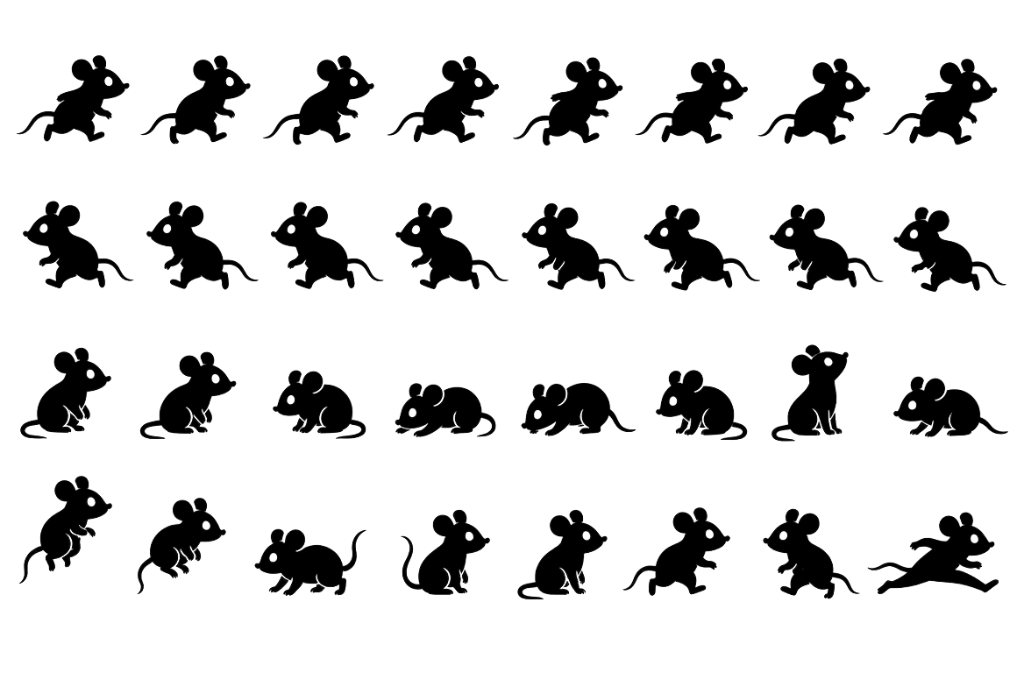
#> input picture assets/mouse/inbetween-sheet.png, 1024 x 687 px; its folder holds 3 pictures in this run
$ python slice-inbetween-sheet.py
#> lines starting #> are read from the running program, lines starting #| are printed output that depends on the picture
#!/usr/bin/env python3
"""Slice the drawn 8x4 inbetween sheet into normalized 178x155 PNGs.

Rerun from the repo root:
  scripts/.venv-slice/bin/python scripts/slice-inbetween-sheet.py
"""

from __future__ import annotations

from pathlib import Path

from PIL import Image, ImageDraw

ROOT = Path(__file__).resolve().parents[1]
SHEET = ROOT / "assets" / "mouse" / "inbetween-sheet.png"
FRAMES = ROOT / "public" / "mouse" / "frames"
CONTACT = ROOT / "assets" / "mouse" / "inbetween-contact.png"

OUT_W, OUT_H = 178, 155
FOOT_Y = 144  # last opaque row, matches existing clips
MIN_CELL_W = 50
ROW_MIN = 40
COL_MIN = 8
ALPHA_ON = 16

ROW_NAMES = [
    [f"walk-right-{i:02d}c" for i in range(8)],
    [f"walk-left-{i:02d}c" for i in range(8)],
    [
        "pose-sit-to-front",
        "pose-front-to-tail",
        "pose-coil",
        "pose-land",
        "pose-sit-to-sniff",
        "pose-sniff-to-low",
        "pose-sit-to-lookup",
        "pose-brake",
    ],
    [
        "pose-apex",
        "pose-squash",
        "pose-skid",
        "pose-tail-flick",
        "pose-peek",
        "pose-push-off",
        "pose-turn-left",
        "pose-sprint-stretch",
    ],
]


def bands(vals: list[int], min_w: int) -> list[tuple[int, int]]:
    out: list[tuple[int, int]] = []
    i = 0
    n = len(vals)
    while i < n:
        if vals[i] >= min_w:
            j = i
            while j < n and vals[j] >= min_w:
                j += 1
            out.append((i, j))
            i = j
        else:
            i += 1
    return out


def reconstruct(path: Path) -> Image.Image:
    src = Image.open(path).convert("RGBA")
#> src is the input picture: PIL image 1024x687 RGBA; mean R, G, B, A 0, 0, 0, 40.4
    pix = src.load()
    w, h = src.size
#> w = 1024; h = 687
    for y in range(h):
        for x in range(w):
            r, g, b, a = pix[x, y]
            if a > ALPHA_ON:
                pix[x, y] = (255, 255, 255, a)
            else:
                pix[x, y] = (0, 0, 0, 0)
    return src


def ink_rows(im: Image.Image) -> list[int]:
    a = im.getchannel("A")
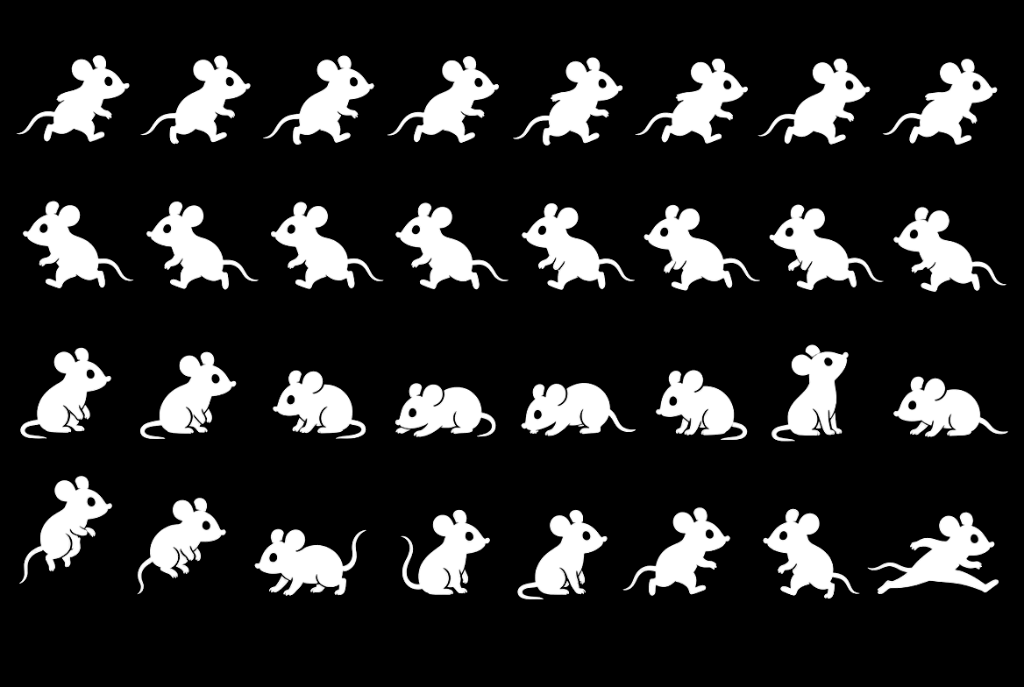
#> a: PIL image 1024x687 L; min 0, max 255, mean 40.3
    w, h = im.size
#> w = 1024; h = 687
    px = a.load()
    return [sum(1 for x in range(w) if px[x, y] > ALPHA_ON) for y in range(h)]


def ink_cols(im: Image.Image, y0: int, y1: int) -> list[int]:
    a = im.getchannel("A")
    w, _ = im.size
    px = a.load()
    return [
        sum(1 for y in range(y0, y1) if px[x, y] > ALPHA_ON) for x in range(w)
    ]


def merge_cells(raw: list[tuple[int, int]], width: int) -> list[tuple[int, int]]:
    bodies = [b for b in raw if b[1] - b[0] >= MIN_CELL_W]
    thin = [b for b in raw if b[1] - b[0] < MIN_CELL_W]
    if len(bodies) != 8:
        raise SystemExit(f"expected 8 bodies, got {len(bodies)}: {bodies}")
    expanded = [list(b) for b in bodies]
    for t0, t1 in thin:
        mid = (t0 + t1) / 2
        idx = min(
            range(len(expanded)),
            key=lambda i: abs((expanded[i][0] + expanded[i][1]) / 2 - mid),
        )
        expanded[idx][0] = min(expanded[idx][0], t0)
        expanded[idx][1] = max(expanded[idx][1], t1)
    # split leftover gutters at midpoints so tails stay with the nearer mouse
    for i in range(len(expanded) - 1):
        gap0 = expanded[i][1]
        gap1 = expanded[i + 1][0]
        if gap1 > gap0:
            mid = (gap0 + gap1) // 2
            expanded[i][1] = mid
            expanded[i + 1][0] = mid
    expanded[0][0] = max(0, expanded[0][0] - 4)
    expanded[-1][1] = min(width, expanded[-1][1] + 4)
    return [(a, b) for a, b in expanded]


# Match the original sheet extraction (walk-right-00 is ~116x111).
REF_BODY_H = 111
# Wide leap poses were drawn larger on the sheet; cap so the head
# matches the walk cycle instead of filling the canvas.
WIDE_ASPECT = 1.35
WIDE_MAX_W = 130


def ink_bbox(im: Image.Image) -> tuple[int, int, int, int] | None:
    a = im.getchannel("A")
    return a.point(lambda v: 255 if v > ALPHA_ON else 0).getbbox()


def normalize(crop: Image.Image, scale: float, *, lock_scale: bool = False) -> Image.Image:
    bbox = ink_bbox(crop)
    canvas = Image.new("RGBA", (OUT_W, OUT_H), (0, 0, 0, 0))
    if not bbox:
        return canvas
    x0, y0, x1, y1 = bbox
    trimmed = crop.crop((x0, y0, x1, y1))
    bw, bh = trimmed.size
    fit = scale
    if not lock_scale:
        max_w = OUT_W - 8
        max_h = FOOT_Y - 8
        if bw / max(bh, 1) >= WIDE_ASPECT:
            max_w = min(max_w, WIDE_MAX_W)
        if bw * fit > max_w:
            fit = max_w / bw
        if bh * fit > max_h:
            fit = max_h / bh
    nw = max(1, round(bw * fit))
    nh = max(1, round(bh * fit))
    scaled = trimmed.resize((nw, nh), Image.Resampling.LANCZOS)
    px = (OUT_W - nw) // 2
    py = FOOT_Y + 1 - nh
    canvas.paste(scaled, (px, py), scaled)
    return canvas


def main() -> None:
    sheet = reconstruct(SHEET)
    FRAMES.mkdir(parents=True, exist_ok=True)
    rows = bands(ink_rows(sheet), ROW_MIN)
#> in bands, `out: list[tuple[int, int]] = []`: out = []
#> in bands, `n = len(vals)`: n = 687
#> the loop in bands, `while i < n:` made 324 passes
#> i on pass 58: 144
#> i on passes 1 to 6: 1, 2, 3, 4, 5, 6
#> after the loop in bands, `while i < n:`: j = 595; out = [(57, 144), (203, 290), (351, 439), (490, 595)]
#> rows = [(57, 144), (203, 290), (351, 439), (490, 595)]
    print("row bands", rows)
#| row bands [(57, 144), (203, 290), (351, 439), (490, 595)]
    if len(rows) != 4:
        raise SystemExit(f"expected 4 rows, got {len(rows)}")

    contact = Image.new("RGBA", (OUT_W * 8, OUT_H * 4), (0, 0, 0, 255))
    names_written: list[str] = []
    crops: list[tuple[int, int, Image.Image]] = []
    heights: list[int] = []

    for ri, (y0, y1) in enumerate(rows):
        pad = 6
        cy0 = max(0, y0 - pad)
        cy1 = min(sheet.size[1], y1 + pad)
        raw = bands(ink_cols(sheet, cy0, cy1), COL_MIN)
        cells = merge_cells(raw, sheet.size[0])
        print(f"row {ri} cells", cells)
        for ci, (x0, x1) in enumerate(cells):
            crop = sheet.crop((x0, cy0, x1, cy1))
            bbox = ink_bbox(crop)
            if bbox:
                heights.append(bbox[3] - bbox[1])
            crops.append((ri, ci, crop))
#> this loop made 4 passes
#> (y0, y1, cy0, cy1) on passes 1 to 2: (57, 144, 51, 150), (203, 290, 197, 296)
#> (y0, y1, cy0, cy1, thin in merge_cells) on passes 3 to 4: (351, 439, 345, 445, [(233, 234), (983, 984), (985, 991)]), (490, 595, 484, 601, [(23, 33), (137, 147), (402, 414), (633, 639), (845, 851)])
#| row 0 cells [(25, 139), (139, 261), (261, 384), (384, 510), (510, 633), (633, 756), (756, 880), (880, 997)]
#| row 1 cells [(23, 135), (135, 260), (260, 385), (385, 511), (511, 635), (635, 759), (759, 885), (885, 999)]
#| row 2 cells [(17, 124), (124, 255), (255, 380), (380, 510), (510, 639), (639, 759), (759, 873), (873, 995)]
#| row 3 cells [(19, 122), (122, 240), (240, 379), (379, 502), (502, 618), (618, 746), (746, 864), (864, 999)]
#> pass 1, in ink_bbox, `a = im.getchannel("A")`:
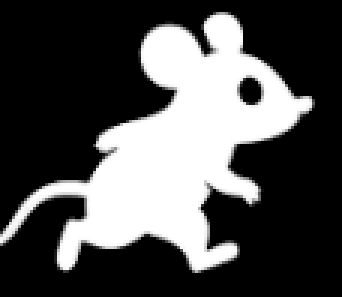
#> a: PIL image 114x99 L (shown 3 times larger); min 0, max 255, mean 79.1
#> pass 1, in ink_bbox (call 3), `a = im.getchannel("A")`:
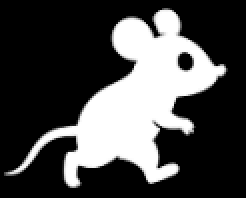
#> a: PIL image 123x99 L (shown 2 times larger); min 0, max 255, mean 72.6
#> pass 1, in ink_bbox (call 4), `a = im.getchannel("A")`:
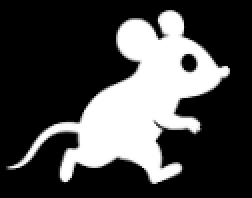
#> a: PIL image 126x99 L (shown 2 times larger); min 0, max 255, mean 70.9
#> after the loop, crops = 32 items; heights = 32 values, max 100 at index 24, min 54 at index 20, mean 84.31

    heights.sort()
    median_h = heights[len(heights) // 2] if heights else REF_BODY_H
#> median_h = 87
    scale = REF_BODY_H / median_h
#> scale = 1.28
    print("median source h", median_h, "shared scale", round(scale, 3))
#| median source h 87 shared scale 1.276

    for ri, ci, crop in crops:
        frame = normalize(crop, scale)
        name = ROW_NAMES[ri][ci]
        dest = FRAMES / f"{name}.png"
        frame.save(dest)
        contact.paste(frame, (ci * OUT_W, ri * OUT_H), frame)
        names_written.append(name)
        print("write", dest.name)
#> this loop made 32 passes
#> (ri, ci, x0 in normalize, y0 in normalize, x1 in normalize, y1 in normalize, bw in normalize, bh in normalize) on passes 1 to 12: (0, 0, 0, 4, 105, 91, 105, 87), (0, 1, 1, 4, 112, 94, 111, 90), (0, 2, 2, 4, 114, 94, 112, 90), (0, 3, 3, 5, 115, 92, 112, 87), (0, 4, 3, 6, 113, 95, 110, 89), (0, 5, 2, 7, 115, 93, 113, 86), (0, 6, 1, 7, 115, 94, 114, 87), (0, 7, 2, 7, 117, 94, 115, 87), (1, 0, 0, 3, 111, 92, 111, 89), (1, 1, 11, 4, 124, 93, 113, 89), (1, 2, 11, 4, 124, 93, 113, 89), (1, 3, 10, 5, 124, 93, 114, 88)
#| write walk-right-00c.png
#| write walk-right-01c.png
#| write walk-right-02c.png
#| write walk-right-03c.png
#| write walk-right-04c.png
#| write walk-right-05c.png
#| write walk-right-06c.png
#| write walk-right-07c.png
#> (further printed lines are left out)
#> pass 1, in main, `frame = normalize(crop, scale)`:
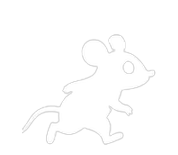
#> frame: PIL image 178x155 RGBA; mean R, G, B, A 52.8, 52.8, 52.8, 50.7; transparent parts drawn white
#> after the loop:
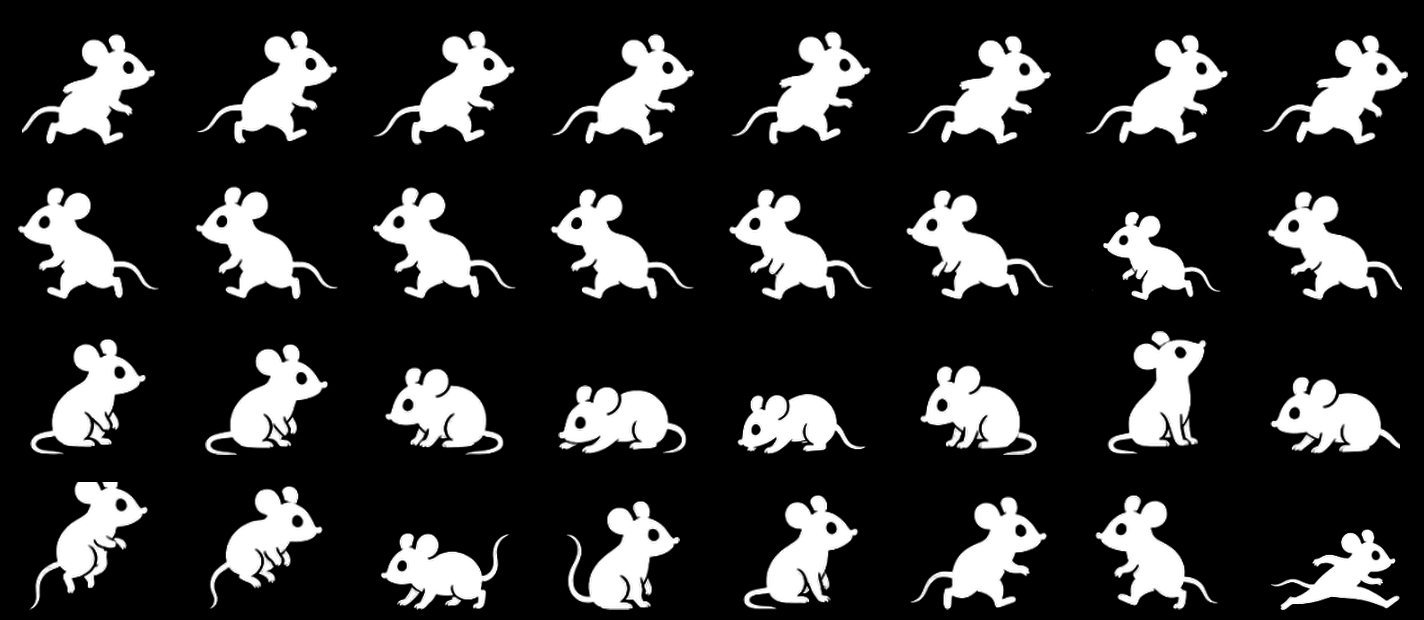
#> contact: PIL image 1424x620 RGBA; mean R, G, B, A 47, 47, 47, 253.2; transparent parts drawn white
#> after the loop:
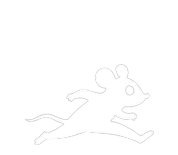
#> frame: PIL image 178x155 RGBA; mean R, G, B, A 37.1, 37.1, 37.1, 35.4; transparent parts drawn white
#> after the loop, names_written = 32 items, first 6: 'walk-right-00c', 'walk-right-01c', 'walk-right-02c', 'walk-right-03c', 'walk-right-04c', 'walk-right-05c'

    draw = ImageDraw.Draw(contact)
    for i in range(1, 8):
        draw.line((i * OUT_W, 0, i * OUT_W, contact.size[1]), fill=(40, 40, 40, 255))
    for i in range(1, 4):
        draw.line((0, i * OUT_H, contact.size[0], i * OUT_H), fill=(40, 40, 40, 255))
    contact.save(CONTACT)
    print("contact", CONTACT)

    removed = 0
    for path in FRAMES.glob("*b.png"):
        path.unlink()
        removed += 1
        print("remove", path.name)
    print("removed sdf", removed, "wrote", len(names_written))
#| removed sdf 0 wrote 32


if __name__ == "__main__":
    main()
